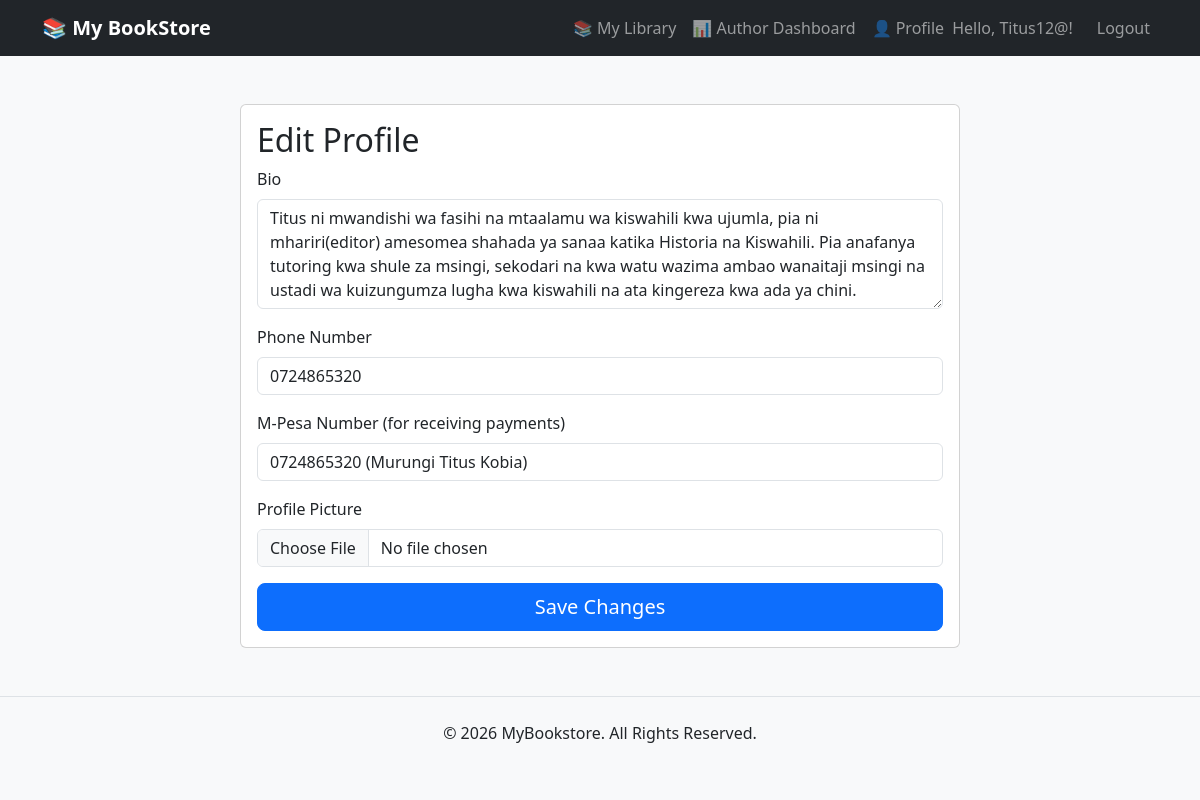
The page /edit-profile/ (signed in) on the database its author committed.
### books/models.py (models this page shows, shortened)
class Profile(models.Model):
    user = models.OneToOneField(User, on_delete=models.CASCADE)
    is_author = models.BooleanField(default=False)
    bio = models.TextField(blank=True)
    profile_picture = models.ImageField(upload_to='profiles/', blank=True, null=True)
    phone_number = models.CharField(max_length=15, blank=True)
    mpesa_number = models.CharField(max_length=15, blank=True, verbose_name="M-Pesa Number for Payments")
    author_request_pending = models.BooleanField(default=False)

### books/views.py (the view, shortened to what this page needs)
# urls.py: path('edit-profile/', views.edit_profile, name='edit_profile'),
@login_required
def edit_profile(request):
    profile, _ = Profile.objects.get_or_create(user=request.user)
    return render(request, 'books/edit_profile.html', {'profile': profile})

### books/templates/books/edit_profile.html (shortened to what this page needs)
{% extends 'books/base.html' %}
{% block content %}
<div class="container mt-5">
    <div class="row justify-content-center">
        <div class="col-md-8">
            <div class="card">
                <div class="card-body">
                    <h2>Edit Profile</h2>
                    <form method="post" enctype="multipart/form-data">
                        <div class="mb-3">
                            <label class="form-label">Bio</label>
                            <textarea name="bio" class="form-control" rows="4">{{ profile.bio }}</textarea>
                        </div>
                        <div class="mb-3">
                            <label class="form-label">Phone Number</label>
                            <input type="text" name="phone_number" class="form-control"
                                   value="{{ profile.phone_number }}" placeholder="0712345678">
                        </div>
                        <div class="mb-3">
                            <label class="form-label">M-Pesa Number (for receiving payments)</label>
                            <input type="text" name="mpesa_number" class="form-control"
                                   value="{{ profile.mpesa_number }}" placeholder="0712345678">
                        </div>
                        <div class="mb-3">
                            <label class="form-label">Profile Picture</label>
                            <input type="file" name="profile_picture" class="form-control" accept="image/*">
                        </div>
                        <button type="submit" class="btn btn-primary btn-lg w-100">
                            Save Changes
                        </button>
                    </form>
                </div>
            </div>
        </div>
    </div>
</div>
{% endblock %}

### books/templates/books/base.html (shortened to what this page needs)
<!DOCTYPE html>
<html lang="en">
<head>
    <link href="https://cdn.jsdelivr.net/npm/bootstrap@5.3.3/dist/css/bootstrap.min.css" rel="stylesheet">
    {% load pwa %}
           <head>
           </head>
</head>
<body class="bg-light">
    <nav class="navbar navbar-expand-lg navbar-dark bg-dark">
        <div class="container">
            <a class="navbar-brand" href="{% url 'book_list' %}">📚 My BookStore</a>
            <div class="navbar-nav ms-auto">
                {% if user.is_authenticated %}
                    <a class="nav-link" href="{% url 'my_library' %}">📚 My Library</a>
                    {% if user.profile.is_author %}
                        <a class="nav-link" href="{% url 'author_dashboard' %}">📊 Author Dashboard</a>
                    {% endif %}
                    <a class="nav-link" href="{% url 'profile' %}">👤 Profile</a>
                    <span class="navbar-text me-3">Hello, {{ user.username }}!</span>
                    <a class="nav-link" href="{% url 'logout' %}">Logout</a>
                {% else %}
                    <a class="nav-link" href="{% url 'register' %}">Register</a>
                    <a class="nav-link" href="{% url 'login' %}">Login</a>
                {% endif %}
            </div>
        </div>
    </nav>
    <div class="container mt-4">
        {% block content %}
        {% endblock %}
    </div>
</body>
<footer class="text-center mt-5 p-4 border-top">
    <p>&copy; {% now "Y" %} MyBookstore. All Rights Reserved.</p>
</footer>
</html>

### books/templates/books/base.html (style rules this page uses)
.navbar-brand { font-weight: bold; }

### rows shown on the page
Profile: bio "Titus ni mwandishi wa fasihi na mtaalamu wa kiswahili kwa ujumla, pia ni mhariri(editor) amesomea shahada ya sanaa katika Historia na Kiswahili. Pia anafanya tutoring kwa shule za msingi, sekodari na kwa watu wazima ambao wanaitaji msingi na ustadi wa kuizungumza lugha kwa kiswahili na ata kingereza kwa ada ya chini.", phone_number "0724865320", mpesa_number "0724865320 (Murungi Titus Kobia)"

### other values the page prints
{{ user.username }} "Titus12@"
